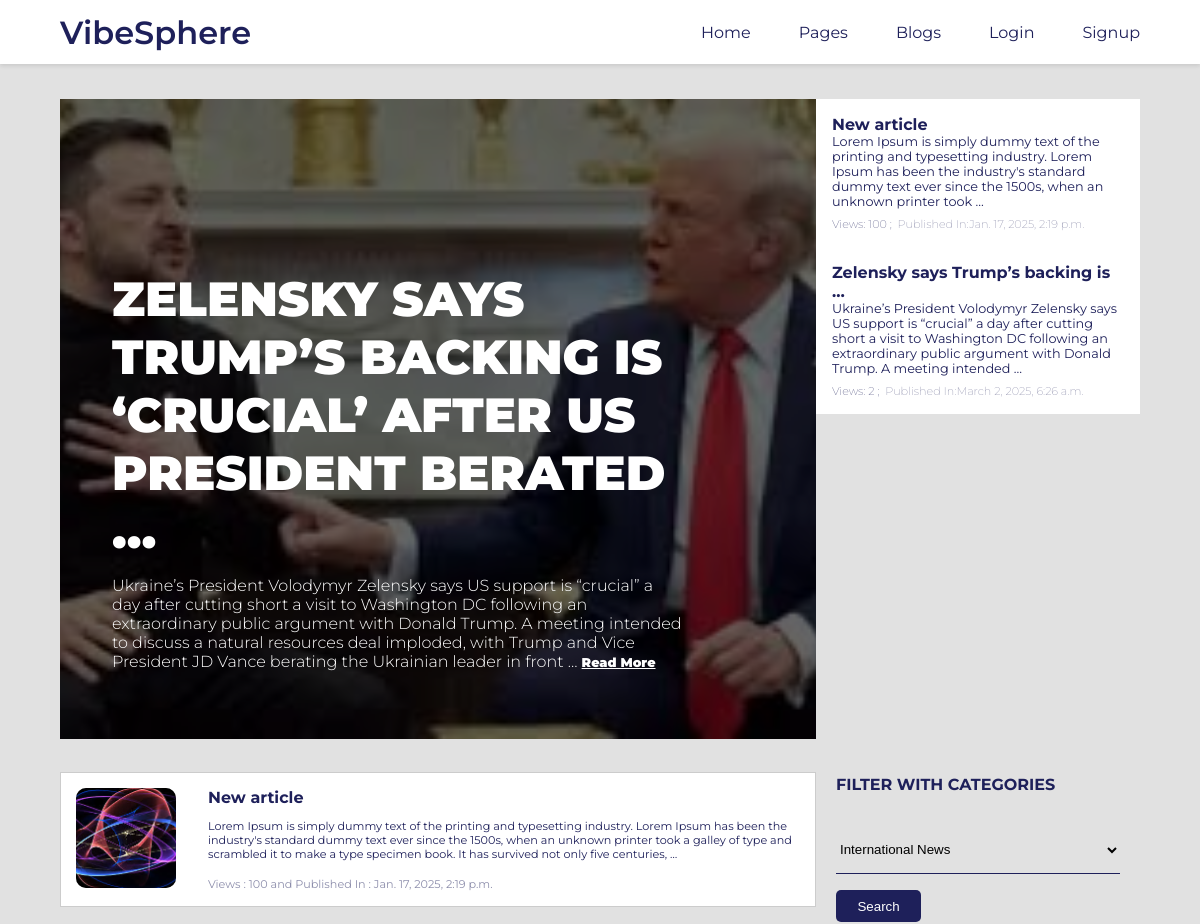
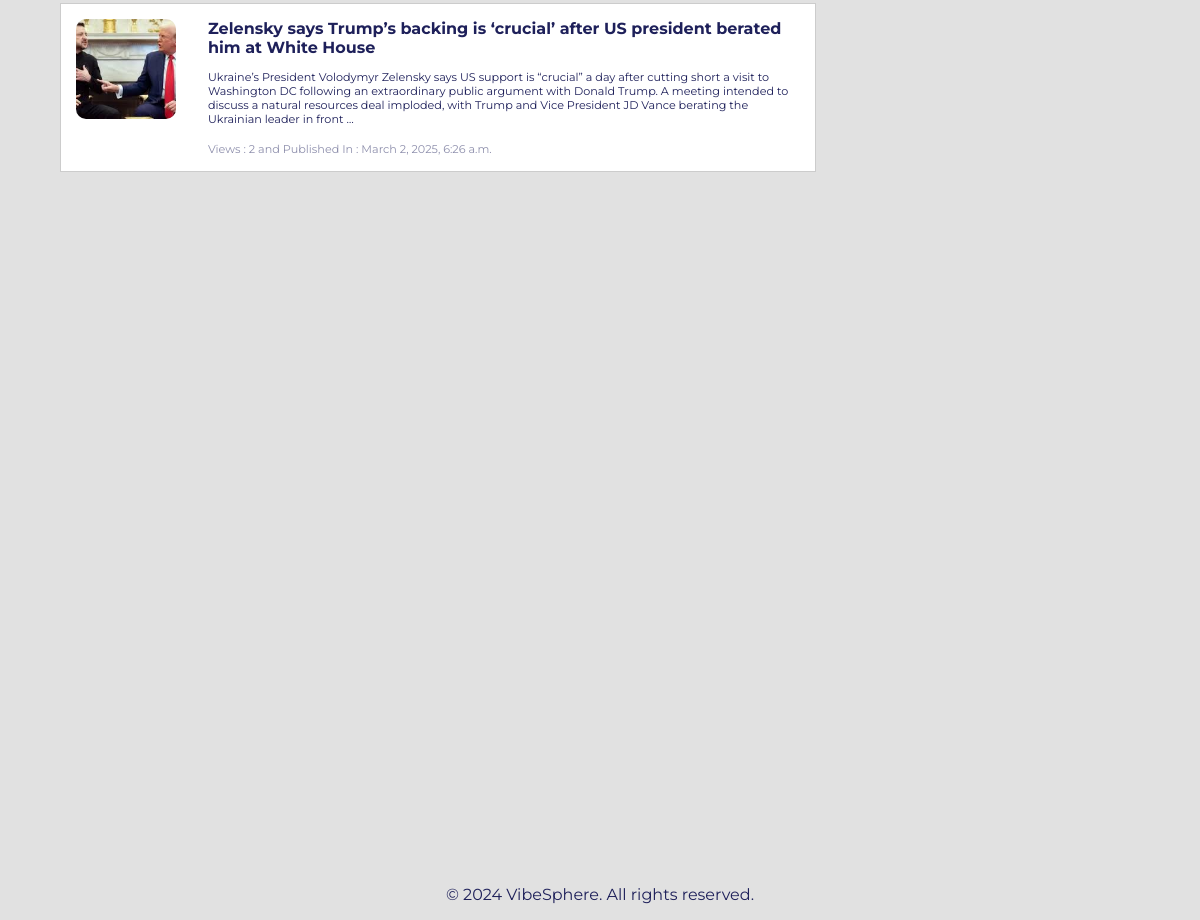
The page / on the database its author committed (2 pictures, top to bottom).
### main/models.py (models this page shows, shortened)
class Article(models.Model):
    title = models.CharField(primary_key=True, unique=True, max_length=200)
    page_name = models.ForeignKey(BlogPage, on_delete=models.CASCADE, related_name='articles')
    author = models.ForeignKey(User, on_delete=models.CASCADE)
    created_date = models.DateTimeField(auto_now_add=True)
    updated_date = models.DateTimeField(auto_now=True)
    article_image = models.ImageField(upload_to='article_images/')
    content = models.TextField()
    published_date = models.DateTimeField(blank=True, null=True, auto_now_add=True)
    likes = models.ManyToManyField(User, related_name='liked_articles', blank=True)
    allow_to_comment = models.BooleanField(default=True)
    view_count = models.IntegerField(default=0)
    share_count = models.IntegerField(default=0)  # New field for share count
    category = models.CharField(max_length=50, choices=CATEGORY_CHOICES)

### main/views.py (the view)
# urls.py: path('', views.welcome_view, name='welcome'),
def welcome_view(request):
    if request.method == 'POST':
        query = request.POST.get('query')
        categories = Article.objects.values_list('category', flat=True).distinct()
        if query:
            articles = Article.objects.filter(category=query)
        else:
            articles = Article.objects.all()
        context = {
        'query':query,
        'show_navbar': True,
        'articles': articles,
        'categories': categories,
        }
        return render(request, 'articles.html', context)
    else:
        categories = Article.objects.values_list('category', flat=True).distinct()
        latest_articles = Article.objects.order_by('-view_count')[:5]
        latest_article = Article.objects.order_by('-created_date').first()
        articles = Article.objects.all()
        context = {
        'show_navbar': True,
        'latest_articles': latest_articles,
        'latest_article': latest_article,
        'articles': articles,
        'categories': categories,
        }
    return render(request, 'welcome.html', context)

### templates/welcome.html (shortened to what this page needs)
{%extends 'main.html'%}
{% load static %}
{%block extra_css %}
<link rel="stylesheet" href="{% static 'css/welcome.css' %}" />
{% endblock %}
{% block content %}
<div class="welcome__container">
  <div class="main__container">
    {% if latest_article %}
    <div class="left__container"style="background-image: url('{{ latest_article.article_image.url }}');">
      <div class="overlay">
        <div class="text-content">
          <h3 class="blog__header">{{latest_article.title|truncatewords:10 }}</h3>
          <p class="blog__preview">
            {{ latest_article.content|truncatewords:50 }}
            <a href="{% url 'read_article' latest_article.title %}" class="read__more">Read More</a>
          </p>
        </div>
      </div>
    </div>
    {% endif %}
    <div class="right__container">
      {% for article in latest_articles %}
        <a href="{% url 'read_article' article.title %}" style="text-decoration: none;">
          <div class="card__container">
            <div class="card">
              <h4 class="card__title">{{ article.title|truncatewords:5  }}</h4>
              <p class="card__text"> {{ article.content|truncatewords:30 }} </p>
              <p class="card__count">Views: {{ article.view_count }} ;&nbsp; <span class="card__published">Published In:{{ article.published_date }}</span></p>
            </div>
          </div>
        </a>
      {% endfor %}
    </div>
  </div>
  <div class="bottom__container">
    <div class="articles-container">
      {% for article in articles %}
        <a href="{% url 'read_article' article.title %}" style="text-decoration: none;">
          <div class="article-card">
            {% if article.article_image %}
              <img src="{{article.article_image.url}}" alt="{{article.title}}" class="main__article__img">
            {% else %}
              <p>No image available</p>
            {% endif %}
            <div class="article-details">
                <h3 class="article__header">{{ article.title|truncatewords:20  }}</h3>
                <p class="article__content">{{ article.content|truncatewords:50 }}</p>
                <p class="article__count">Views&nbsp;:&nbsp;{{ article.view_count }}&nbsp;and&nbsp;<span class="article__published">Published In&nbsp;:&nbsp;{{ article.published_date }}</span></p>
            </div>
          </div>
        </a>
      {% endfor %}
    </div>
    <aside class="sidebar">
      <div class="filter-category">
        <h3>FILTER WITH CATEGORIES</h3>
          <form method="POST">
              <p>
                <select name="query" id="query" class="category__list">
                  {% for category in categories %}
                    <option value="{{category}}" >{{category}}</option>
                  {% endfor %}
                </select>
            </p>
            <input type="submit" value="Search" class="category__search__btn">
          </form>
      </div>
    </aside>
  </div>
</div>
{% endblock %}

### static/css/main.css (style rules this page uses)
* { margin: 0; padding: 0; box-sizing: border-box; }
body { background-color: #e1e1e1; font-family: "Montserrat", sans-serif; display: flex; flex-direction: column; margin-bottom: 10rem; margin-top: 12vh; padding: 0; box-sizing: border-box; }

### static/css/welcome.css (style rules this page uses)
.welcome__container { width: 90%; height: auto; margin: auto; padding-bottom: 10rem; padding-top: .2rem; }
.main__container { display: flex; justify-content: space-between; align-items: flex-start; width: 100%; }
.left__container { position: relative; width: 70%; height: 80vh; background-position: center; background-size: cover; background-repeat: no-repeat; }
.overlay { position: absolute; width: 100%; height: 100%; background-color: rgba(0, 0, 0, 0.6); display: flex; justify-content: flex-end; align-items: flex-start; flex-direction: column; padding: 20px; box-sizing: border-box; }
.text-content { color: #ffffff; }
.blog__header, .blog__preview { color: #fff; margin: 1rem 2rem; width: 80%; }
.blog__header { font-size: 3rem; font-weight: 900; text-transform: uppercase; }
.blog__preview { font-size: 1rem; font-weight: 300; margin-bottom: 3rem; }
.read__more { text-decoration: underline; color: #ffffff; text-transform: capitalize; font-size: 0.8rem; font-weight: 900; }
.right__container { width: 30%; height: 80vh; background-color: #e1e1e1; }
.card__container { display: flex; justify-content: center; align-items: center; flex-direction: column; }
.card { display: flex; justify-content: space-between; align-items: flex-start; flex-direction: column; background-color: #ffffff; cursor: pointer; padding: 1rem; }
.card__title { font-size: 1rem; color: #1E205A; }
.card__text { font-size: .8rem; font-weight: 400; color: #1E205A; }
.card__count, .card__published { font-size: .7rem; font-weight: 200; opacity: .7; color: #1E205A; padding-top: .5rem; }
.card__published { margin-left: auto; }
.bottom__container { display: flex; justify-content: space-between; align-items: flex-start; width: 100%; margin-bottom: 5rem; }
.articles-container { width: 70%; height: 80vh; display: flex; gap: 20px; flex-direction: column; margin: 3% auto; }
.article-card { display: flex; justify-content: flex-start; align-items: flex-start; background-color: #ffffff; border: 1px solid #ccc; padding: 15px; cursor: pointer; }
.main__article__img { flex: 1; background-color: #a9a9a9; text-align: center; display: flex; align-items: center; justify-content: center; height: 100px; width: 100px; object-fit:cover; border-radius: 10px; }
.article-details h3 { font-size: 1rem; color: #1E205A; margin-left: 2rem; }
.article-details p { font-size: .7rem; font-weight: 400; color: #1E205A; margin-left: 2rem; }
.article__content { margin-top: .8rem; }
.article__count { margin-top: 1rem; font-size: .7rem; font-weight: 600; opacity: .5; color: #1E205A; }
.sidebar { width: 30%; height: 80vh; background-color: #e1e1e1; flex: 1; padding: 20px; }
.filter-category h3 { font-size: 1rem; color: #1E205A; margin: 1rem 0 2rem 0; text-transform: uppercase; }
.filter-category p { width: 100%; display: flex; flex-direction: column; gap: 10px; }
.category__list { border: none; border-bottom: 1px solid #1E205A; background-color: transparent; width: 100%; height: 3rem; outline: none; }
.category__search__btn { margin-top: 1rem; width: 30%; height: 2rem; background-color: #1E205A; border: none; border-radius: 5px; color: #ffffff; cursor: pointer; }

### rows shown on the page
Article: article_image (picture), title "ZELENSKY SAYS TRUMP’S BACKING IS ‘CRUCIAL’ AFTER US PRESIDENT BERATED …", content "Ukraine’s President Volodymyr Zelensky says US support is “crucial” a day after cutting short a visit to Washington DC following an extraordinary public argument with Donald Trump. A meeting intended to discuss a natural resources deal imploded, with Trump and Vice President JD Vance berating the Ukrainian leader in front …", title "Zelensky says Trump’s backing is …", content "Ukraine’s President Volodymyr Zelensky says US support is “crucial” a day after cutting short a visit to Washington DC following an extraordinary public argument with Donald Trump. A meeting intended …", view_count "2", published_date "March 2, 2025, 6:26 a.m.", title "Zelensky says Trump’s backing is ‘crucial’ after US president berated him at White House"
Article: title "New article", content "Lorem Ipsum is simply dummy text of the printing and typesetting industry. Lorem Ipsum has been the industry's standard dummy text ever since the 1500s, when an unknown printer took …", view_count "100", published_date "Jan. 17, 2025, 2:19 p.m.", article_image (picture), content "Lorem Ipsum is simply dummy text of the printing and typesetting industry. Lorem Ipsum has been the industry's standard dummy text ever since the 1500s, when an unknown printer took a galley of type and scrambled it to make a type specimen book. It has survived not only five centuries, …"

### other values the page prints
form field query "International News"
